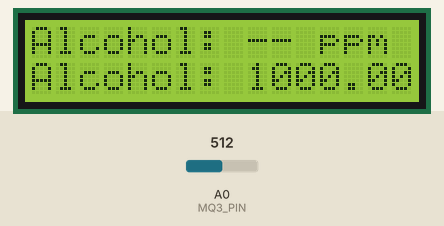
Recording of a sketch running on a simulated Arduino Uno, built with avr-gcc and run on an emulated ATmega328P. On the bench: 16×2 character LCD. Inputs (shaded band) come from the test bench; at power-on: A0 (MQ3_PIN) = 512. What the sketch prints to the serial monitor is not drawn.

Above: at 1.2 s.
1.3 s: A0 (MQ3_PIN) set to 496
At 2.2 s:
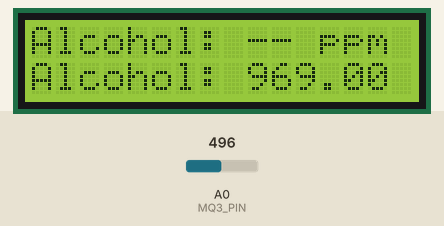
3.1 s: A0 (MQ3_PIN) set to 57
At 4.2 s:
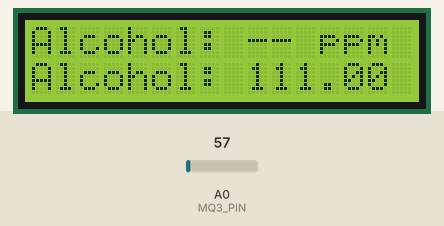
4.7 s: A0 (MQ3_PIN) set to 48
At 5.1 s:
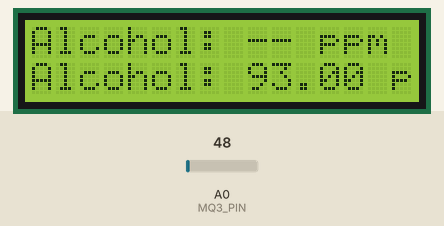
6.2 s: A0 (MQ3_PIN) set to 7
At 7.0 s:
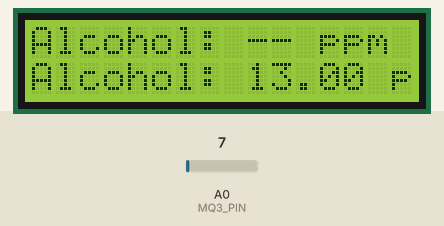
7.8 s: A0 (MQ3_PIN) set to 4
At 8.9 s:
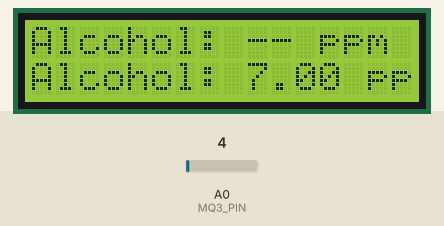
Timing chart, 0 to 10.3 s (numbered marks = the images above; inputs shaded):
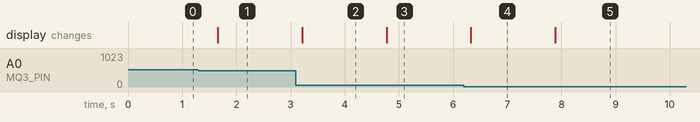

Measured:
- the behaviour switches between 512 and 511 on A0 (MQ3_PIN) (found by bisection; images 0 and 1)
- the behaviour switches between 52 and 51 on A0 (MQ3_PIN) (found by bisection; images 2 and 3)
- the behaviour switches between 6 and 5 on A0 (MQ3_PIN) (found by bisection; images 4 and 5)
- after the input at 1.3 s, the display: changes after 0.36 s (image 1)
- after the input at 3.1 s, the display: changes after 0.12 s (image 2)
- after the input at 4.7 s, the display: changes after 0.07 s (image 3)
- after the input at 6.2 s, the display: changes after 0.13 s (image 4)
- after the input at 7.8 s, the display: changes after 0.08 s (image 5)

The sketch:

alcohol_sensoor.ino
```cpp
#include <Wire.h>
#include <LiquidCrystal_I2C.h>

// Define the address for the I2C LCD
#define LCD_ADDRESS 0x27  // Change this address to match your LCD

// Define the number of columns and rows for the LCD
#define LCD_COLUMNS 16
#define LCD_ROWS 2

// Define the pin for the MQ-3 sensor
#define MQ3_PIN A0

LiquidCrystal_I2C lcd(LCD_ADDRESS, LCD_COLUMNS, LCD_ROWS); // Initialize LCD

void setup() {
  // Initialize serial communication
  Serial.begin(9600);

  // Initialize LCD
  lcd.init();

  // Turn on the backlight
  lcd.backlight();

  // Print initial message
  lcd.setCursor(0, 0);
  lcd.print("Alcohol: -- ppm");
}

void loop() {
  // Read analog value from MQ-3 sensor with higher resolution
  int adc_value = analogRead(MQ3_PIN);

  // Convert analog value to ppm using a more sensitive calibration approach
  float ppm = map(adc_value, 0, 1023, 0, 2000); // Adjusted conversion for higher sensitivity

  // Print ppm on the LCD
  Serial.print("Alcohol: ");
  Serial.println(ppm);
  lcd.setCursor(0, 1);
  lcd.print("Alcohol: ");
  lcd.print(ppm);
  lcd.print(" ppm");

  // Wait for a while before taking the next reading
  delay(500); // Decreased delay for faster response, adjust as needed
}


//////////////////
//LCD GND to Arduino GND
//LCD VCC to Arduino 5V
//LCD SDA to Arduino A4
//LCD SCL to Arduino A5
```
